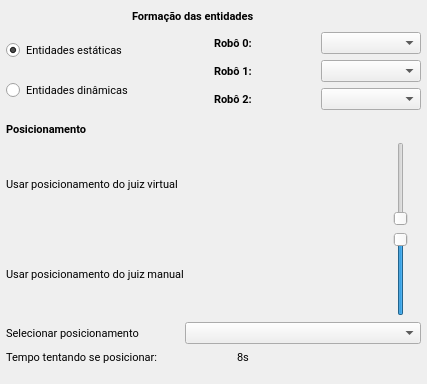
             <widget class="QWidget" name="decScrollContents">
              <property name="geometry">
               <rect>
                <x>0</x>
                <y>0</y>
                <width>427</width>
                <height>384</height>
               </rect>
              </property>
              <property name="sizePolicy">
               <sizepolicy hsizetype="Expanding" vsizetype="Preferred">
                <horstretch>0</horstretch>
                <verstretch>0</verstretch>
               </sizepolicy>
              </property>
              <layout class="QVBoxLayout" name="verticalLayout_26">
               <property name="spacing">
                <number>6</number>
               </property>
               <property name="leftMargin">
                <number>6</number>
               </property>
               <property name="topMargin">
                <number>6</number>
               </property>
               <property name="rightMargin">
                <number>6</number>
               </property>
               <property name="bottomMargin">
                <number>6</number>
               </property>
               <item>
                <widget class="QFrame" name="decHeader">
                 <property name="sizePolicy">
                  <sizepolicy hsizetype="Expanding" vsizetype="Fixed">
                   <horstretch>0</horstretch>
                   <verstretch>0</verstretch>
                  </sizepolicy>
                 </property>
                 <property name="minimumSize">
                  <size>
                   <width>350</width>
                   <height>0</height>
                  </size>
                 </property>
                 <property name="maximumSize">
                  <size>
                   <width>16777215</width>
                   <height>16777215</height>
                  </size>
                 </property>
                 <property name="frameShape">
                  <enum>QFrame::Shape::NoFrame</enum>
                 </property>
                 <layout class="QHBoxLayout" name="horizontalLayout_38">
                  <property name="spacing">
                   <number>0</number>
                  </property>
                  <property name="leftMargin">
                   <number>0</number>
                  </property>
                  <property name="topMargin">
                   <number>0</number>
                  </property>
                  <property name="rightMargin">
                   <number>0</number>
                  </property>
                  <property name="bottomMargin">
                   <number>0</number>
                  </property>
                  <item>
                   <widget class="QLabel" name="decTabTitle">
                    <property name="sizePolicy">
                     <sizepolicy hsizetype="Fixed" vsizetype="Fixed">
                      <horstretch>0</horstretch>
                      <verstretch>0</verstretch>
                     </sizepolicy>
                    </property>
                    <property name="font">
                     <font>
                      <family>Roboto</family>
                      <pointsize>8</pointsize>
                      <bold>true</bold>
                     </font>
                    </property>
                    <property name="toolTip">
                     <string>Selecione o tipo de formação</string>
                    </property>
                    <property name="text">
                     <string>Formação das entidades</string>
                    </property>
                   </widget>
                  </item>
                  <item>
                   <spacer name="decHeaderSpacer">
                    <property name="orientation">
                     <enum>Qt::Orientation::Vertical</enum>
                    </property>
                    <property name="sizeHint" stdset="0">
                     <size>
                      <width>40</width>
                      <height>20</height>
                     </size>
                    </property>
                   </spacer>
                  </item>
                 </layout>
                </widget>
               </item>
               <item>
                <layout class="QHBoxLayout" name="staticEntitiesContents">
                 <property name="spacing">
                  <number>0</number>
                 </property>
                 <item>
                  <layout class="QVBoxLayout" name="chooseEntitites">
                   <property name="spacing">
                    <number>12</number>
                   </property>
                   <item>
                    <widget class="QRadioButton" name="staticEntitiesRadio">
                     <property name="font">
                      <font>
                       <family>Roboto</family>
                       <pointsize>8</pointsize>
                      </font>
                     </property>
                     <property name="text">
                      <string>Entidades estáticas</string>
                     </property>
                     <property name="checked">
                      <bool>true</bool>
                     </property>
                    </widget>
                   </item>
                   <item>
                    <widget class="QRadioButton" name="dynEntitiesRadio">
                     <property name="font">
                      <font>
                       <family>Roboto</family>
                       <pointsize>8</pointsize>
                      </font>
                     </property>
                     <property name="text">
                      <string>Entidades dinâmicas</string>
                     </property>
                    </widget>
                   </item>
                  </layout>
                 </item>
                 <item>
                  <widget class="QFrame" name="staticRobotsBox">
                   <property name="frameShape">
                    <enum>QFrame::Shape::NoFrame</enum>
                   </property>
                   <layout class="QVBoxLayout" name="verticalLayout_33">
                    <property name="leftMargin">
                     <number>0</number>
                    </property>
                    <property name="topMargin">
                     <number>0</number>
                    </property>
                    <property name="rightMargin">
                     <number>0</number>
                    </property>
                    <property name="bottomMargin">
                     <number>0</number>
                    </property>
                    <item>
                     <layout class="QHBoxLayout" name="staticRobot">
                      <item>
                       <widget class="QLabel" name="staticRobotLabel">
                        <property name="font">
                         <font>
                          <family>Roboto</family>
                          <pointsize>8</pointsize>
                          <bold>true</bold>
                         </font>
                        </property>
                        <property name="text">
                         <string>Robô 0:</string>
                        </property>
                       </widget>
                      </item>
                      <item>
                       <widget class="QComboBox" name="staticRobotDropdown">
                        <property name="font">
                         <font>
                          <family>Roboto</family>
                          <pointsize>8</pointsize>
                         </font>
                        </property>
                        <property name="cursor">
                         <cursorShape>PointingHandCursor</cursorShape>
                        </property>
                        <property name="sizeAdjustPolicy">
                         <enum>QComboBox::SizeAdjustPolicy::AdjustToContents</enum>
                        </property>
                        <property name="placeholderText">
                         <string>Papel do robô</string>
                        </property>
                        <item>
                         <property name="text">
                          <string>Papel do robô</string>
                         </property>
                        </item>
                        <item>
                         <property name="text">
                          <string>Atacante</string>
                         </property>
                        </item>
                        <item>
                         <property name="text">
                          <string>Zagueiro</string>
                         </property>
                        </item>
                        <item>
                         <property name="text">
                          <string>Goleiro</string>
                         </property>
                        </item>
                       </widget>
                      </item>
                     </layout>
                    </item>
                    <item>
                     <layout class="QHBoxLayout" name="staticRobot_2">
                      <item>
                       <widget class="QLabel" name="staticRobotLabel_2">
                        <property name="font">
                         <font>
                          <family>Roboto</family>
                          <pointsize>8</pointsize>
                          <bold>true</bold>
                         </font>
                        </property>
                        <property name="text">
                         <string>Robô 1:</string>
                        </property>
                       </widget>
                      </item>
                      <item>
                       <widget class="QComboBox" name="staticRobotDropdown_2">
                        <property name="font">
                         <font>
                          <family>Roboto</family>
                          <pointsize>8</pointsize>
                         </font>
                        </property>
                        <property name="cursor">
                         <cursorShape>PointingHandCursor</cursorShape>
                        </property>
                        <property name="sizeAdjustPolicy">
                         <enum>QComboBox::SizeAdjustPolicy::AdjustToContents</enum>
                        </property>
                        <property name="placeholderText">
                         <string>Papel do robô</string>
                        </property>
                        <item>
                         <property name="text">
                          <string>Papel do robô</string>
                         </property>
                        </item>
                        <item>
                         <property name="text">
                          <string>Atacante</string>
                         </property>
                        </item>
                        <item>
                         <property name="text">
                          <string>Zagueiro</string>
                         </property>
                        </item>
                        <item>
                         <property name="text">
                          <string>Goleiro</string>
                         </property>
                        </item>
                       </widget>
                      </item>
                     </layout>
                    </item>
                    <item>
                     <layout class="QHBoxLayout" name="staticRobot3">
                      <item>
                       <widget class="QLabel" name="staticRobotLabel_3">
                        <property name="font">
                         <font>
                          <family>Roboto</family>
                          <pointsize>8</pointsize>
                          <bold>true</bold>
                         </font>
                        </property>
                        <property name="text">
                         <string>Robô 2:</string>
                        </property>
                       </widget>
                      </item>
                      <item>
                       <widget class="QComboBox" name="staticRobotDropdown_3">
                        <property name="font">
                         <font>
                          <family>Roboto</family>
                          <pointsize>8</pointsize>
                         </font>
                        </property>
                        <property name="cursor">
                         <cursorShape>PointingHandCursor</cursorShape>
                        </property>
                        <property name="sizeAdjustPolicy">
                         <enum>QComboBox::SizeAdjustPolicy::AdjustToContents</enum>
                        </property>
                        <property name="placeholderText">
                         <string>Papel do robô</string>
                        </property>
                        <item>
                         <property name="text">
                          <string>Papel do robô</string>
                         </property>
                        </item>
                        <item>
                         <property name="text">
                          <string>Atacante</string>
                         </property>
                        </item>
                        <item>
                         <property name="text">
                          <string>Zagueiro</string>
                         </property>
                        </item>
                        <item>
                         <property name="text">
                          <string>Goleiro</string>
                         </property>
                        </item>
                       </widget>
                      </item>
                     </layout>
                    </item>
                   </layout>
                  </widget>
                 </item>
                </layout>
               </item>
               <item>
                <widget class="Line" name="decHLine">
                 <property name="orientation">
                  <enum>Qt::Orientation::Vertical</enum>
                 </property>
                </widget>
               </item>
               <item>
                <layout class="QVBoxLayout" name="positioning">
                 <item>
                  <widget class="QLabel" name="posLabel">
                   <property name="font">
                    <font>
                     <family>Roboto</family>
                     <pointsize>8</pointsize>
                     <bold>true</bold>
                    </font>
                   </property>
                   <property name="text">
                    <string>Posicionamento</string>
                   </property>
                  </widget>
                 </item>
                 <item>
                  <widget class="QFrame" name="posContents">
                   <property name="frameShape">
                    <enum>QFrame::Shape::NoFrame</enum>
                   </property>
                   <layout class="QVBoxLayout" name="verticalLayout_34">
                    <property name="leftMargin">
                     <number>0</number>
                    </property>
                    <property name="topMargin">
                     <number>0</number>
                    </property>
                    <property name="rightMargin">
                     <number>0</number>
                    </property>
                    <property name="bottomMargin">
                     <number>0</number>
                    </property>
                    <item>
                     <layout class="QHBoxLayout" name="refereePos">
                      <item>
                       <widget class="QLabel" name="refereePosLabel">
                        <property name="font">
                         <font>
                          <family>Roboto</family>
                          <pointsize>8</pointsize>
                         </font>
                        </property>
                        <property name="text">
                         <string>Usar posicionamento do juiz virtual</string>
                        </property>
                       </widget>
                      </item>
                      <item>
                       <spacer name="refereePosSpacer">
                        <property name="orientation">
                         <enum>Qt::Orientation::Vertical</enum>
                        </property>
                        <property name="sizeHint" stdset="0">
                         <size>
                          <width>40</width>
                          <height>20</height>
                         </size>
                        </property>
                       </spacer>
                      </item>
                      <item>
                       <widget class="QSlider" name="refereePosSwitch">
                        <property name="sizePolicy">
                         <sizepolicy hsizetype="Fixed" vsizetype="Fixed">
                          <horstretch>0</horstretch>
                          <verstretch>0</verstretch>
                         </sizepolicy>
                        </property>
                        <property name="minimumSize">
                         <size>
                          <width>41</width>
                          <height>0</height>
                         </size>
                        </property>
                        <property name="maximumSize">
                         <size>
                          <width>41</width>
                          <height>16777215</height>
                         </size>
                        </property>
                        <property name="cursor">
                         <cursorShape>PointingHandCursor</cursorShape>
                        </property>
                        <property name="layoutDirection">
                         <enum>Qt::LayoutDirection::LeftToRight</enum>
                        </property>
                        <property name="maximum">
                         <number>1</number>
                        </property>
                        <property name="value">
                         <number>0</number>
                        </property>
                        <property name="sliderPosition">
                         <number>0</number>
                        </property>
                       </widget>
                      </item>
                     </layout>
                    </item>
                    <item>
                     <layout class="QHBoxLayout" name="manualPos">
                      <item>
                       <widget class="QLabel" name="manualPosLabel">
                        <property name="font">
                         <font>
                          <family>Roboto</family>
                          <pointsize>8</pointsize>
                         </font>
                        </property>
                        <property name="text">
                         <string>Usar posicionamento do juiz manual</string>
                        </property>
                       </widget>
                      </item>
                      <item>
                       <spacer name="manualPosSpacer">
                        <property name="orientation">
                         <enum>Qt::Orientation::Vertical</enum>
                        </property>
                        <property name="sizeHint" stdset="0">
                         <size>
                          <width>40</width>
                          <height>20</height>
                         </size>
                        </property>
                       </spacer>
                      </item>
                      <item>
                       <widget class="QSlider" name="manualPosSwitch">
                        <property name="sizePolicy">
                         <sizepolicy hsizetype="Fixed" vsizetype="Fixed">
                          <horstretch>0</horstretch>
                          <verstretch>0</verstretch>
                         </sizepolicy>
                        </property>
                        <property name="minimumSize">
                         <size>
                          <width>41</width>
                          <height>0</height>
                         </size>
                        </property>
                        <property name="maximumSize">
                         <size>
                          <width>41</width>
                          <height>16777215</height>
                         </size>
                        </property>
                        <property name="cursor">
                         <cursorShape>PointingHandCursor</cursorShape>
                        </property>
                        <property name="layoutDirection">
                         <enum>Qt::LayoutDirection::LeftToRight</enum>
                        </property>
                        <property name="maximum">
                         <number>1</number>
                        </property>
                        <property name="value">
                         <number>1</number>
                        </property>
                        <property name="sliderPosition">
                         <number>1</number>
                        </property>
                       </widget>
                      </item>
                     </layout>
                    </item>
                    <item>
                     <layout class="QHBoxLayout" name="selectPos">
                      <item>
                       <widget class="QLabel" name="selectPosLabel">
                        <property name="font">
                         <font>
                          <family>Roboto</family>
                          <pointsize>8</pointsize>
                          <bold>false</bold>
                         </font>
                        </property>
                        <property name="text">
                         <string>Selecionar posicionamento</string>
                        </property>
                       </widget>
                      </item>
                      <item>
                       <spacer name="selectPosSpacer">
                        <property name="orientation">
                         <enum>Qt::Orientation::Vertical</enum>
                        </property>
                        <property name="sizeHint" stdset="0">
                         <size>
                          <width>40</width>
                          <height>20</height>
                         </size>
                        </property>
                       </spacer>
                      </item>
                      <item>
                       <widget class="QComboBox" name="selectPosDropdown">
                        <property name="sizePolicy">
                         <sizepolicy hsizetype="Expanding" vsizetype="Fixed">
                          <horstretch>0</horstretch>
                          <verstretch>0</verstretch>
                         </sizepolicy>
                        </property>
                        <property name="font">
                         <font>
                          <family>Roboto</family>
                          <pointsize>8</pointsize>
                         </font>
                        </property>
                        <property name="cursor">
                         <cursorShape>PointingHandCursor</cursorShape>
                        </property>
                        <property name="sizeAdjustPolicy">
                         <enum>QComboBox::SizeAdjustPolicy::AdjustToContents</enum>
                        </property>
                        <property name="placeholderText">
                         <string>Free Ball</string>
                        </property>
                        <item>
                         <property name="text">
                          <string>Free Ball</string>
                         </property>
                        </item>
                        <item>
                         <property name="text">
                          <string>Kick Off</string>
                         </property>
                        </item>
                        <item>
                         <property name="text">
                          <string>Pênalti</string>
                         </property>
                        </item>
                       </widget>
                      </item>
                     </layout>
                    </item>
                    <item>
                     <layout class="QHBoxLayout" name="posTime">
                      <item>
                       <widget class="QLabel" name="posTimeLabel">
                        <property name="font">
                         <font>
                          <family>Roboto</family>
                          <pointsize>8</pointsize>
                          <bold>false</bold>
                         </font>
                        </property>
                        <property name="text">
                         <string>Tempo tentando se posicionar:</string>
                        </property>
                       </widget>
                      </item>
                      <item>
                       <spacer name="posTimeSpacer">
                        <property name="orientation">
                         <enum>Qt::Orientation::Vertical</enum>
                        </property>
                        <property name="sizeHint" stdset="0">
                         <size>
                          <width>40</width>
                          <height>20</height>
                         </size>
                        </property>
                       </spacer>
                      </item>
                      <item>
                       <widget class="QLabel" name="posTimeValue">
                        <property name="font">
                         <font>
                          <family>Roboto</family>
                          <pointsize>8</pointsize>
                          <bold>false</bold>
                         </font>
                        </property>
                        <property name="text">
                         <string>8s</string>
                        </property>
                       </widget>
                      </item>
                     </layout>
                    </item>
                   </layout>
                  </widget>
                 </item>
                </layout>
               </item>
               <item>
                <spacer name="decSpacer">
                 <property name="orientation">
                  <enum>Qt::Orientation::Vertical</enum>
                 </property>
                 <property name="sizeHint" stdset="0">
                  <size>
                   <width>20</width>
                   <height>40</height>
                  </size>
                 </property>
                </spacer>
               </item>
              </layout>
             </widget>
